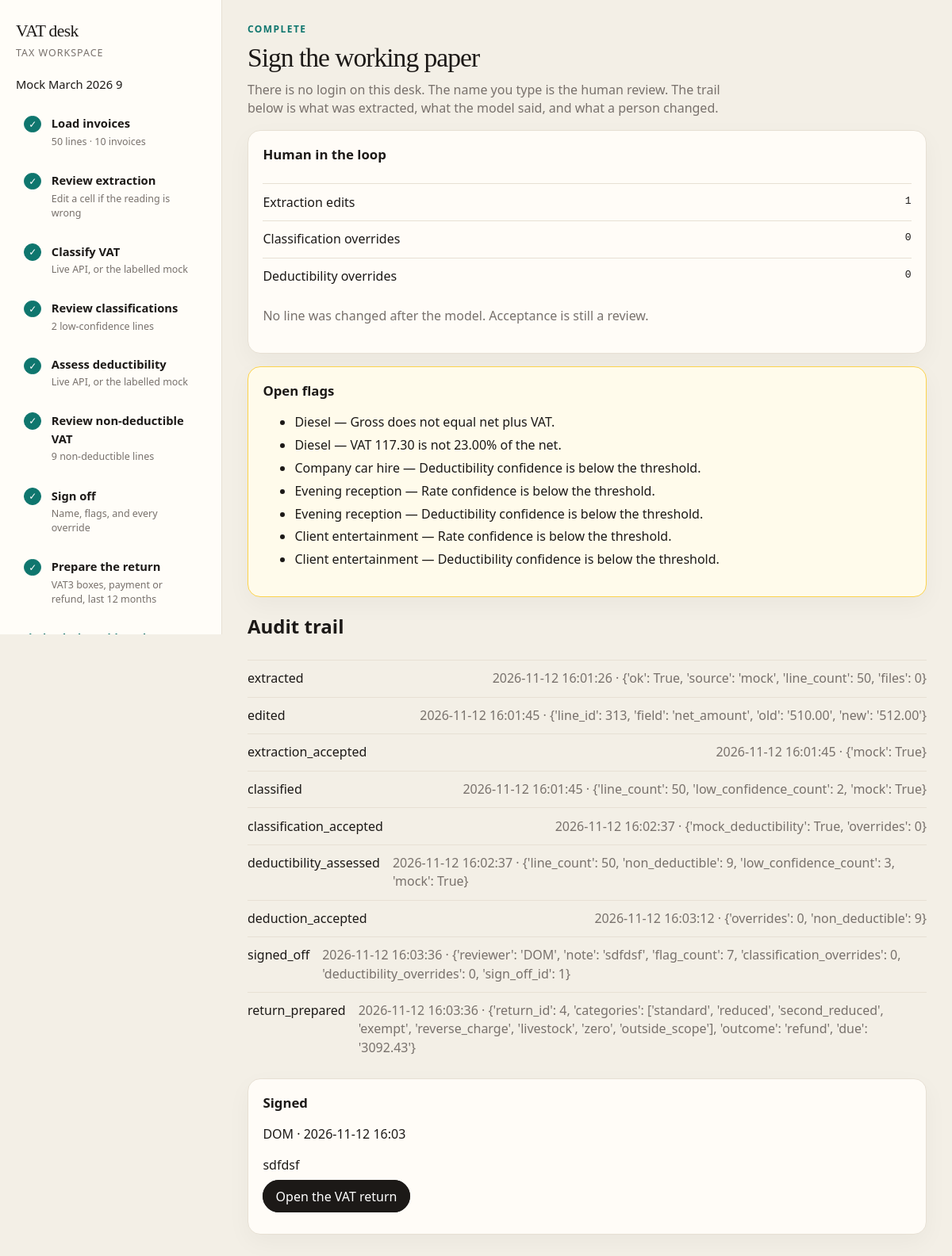
Page /batches/9/sign/ on the committed database.
### items/models.py (models this page shows, shortened)
class Batch(models.Model):
    EXTRACTED = "extracted"
    EXTRACTION_ACCEPTED = "extraction_accepted"
    CLASSIFIED = "classified"
    DEDUCTIBILITY = "deductibility"
    DEDUCTION_ACCEPTED = "deduction_accepted"
    RETURN_READY = "return_ready"
    STATUS_CHOICES = [
        (EXTRACTED, "Review extraction"),
        (EXTRACTION_ACCEPTED, "Classifying"),
        (CLASSIFIED, "Review VAT"),
        (DEDUCTIBILITY, "Review deductibility"),
        (DEDUCTION_ACCEPTED, "Sign off"),
        (RETURN_READY, "VAT return"),
    ]
    created = models.DateTimeField(auto_now_add=True)
    status = models.CharField(max_length=32, choices=STATUS_CHOICES, default=EXTRACTED)
    period_label = models.CharField(max_length=64, blank=True)
    class Meta:
        ordering = ["-created"]

class InvoiceLine(models.Model):
    invoice = models.ForeignKey(Invoice, related_name="lines", on_delete=models.CASCADE)
    supplier = models.CharField(max_length=255, blank=True)
    extracted_supplier = models.CharField(max_length=255, blank=True)
    invoice_number = models.CharField(max_length=64, blank=True)
    extracted_invoice_number = models.CharField(max_length=64, blank=True)
    invoice_date = models.CharField(max_length=32, blank=True)
    extracted_invoice_date = models.CharField(max_length=32, blank=True)
    currency = models.CharField(max_length=8, blank=True)
    extracted_currency = models.CharField(max_length=8, blank=True)
    description = models.TextField(blank=True)
    extracted_description = models.TextField(blank=True)
    net_amount = models.CharField(max_length=32, blank=True)
    extracted_net_amount = models.CharField(max_length=32, blank=True)
    vat_amount = models.CharField(max_length=32, blank=True)
    extracted_vat_amount = models.CharField(max_length=32, blank=True)
    gross_amount = models.CharField(max_length=32, blank=True)
    extracted_gross_amount = models.CharField(max_length=32, blank=True)
    category = models.CharField(max_length=32, blank=True)
    rate = models.CharField(max_length=32, blank=True)
    confidence = models.FloatField(null=True, blank=True)
    reason = models.TextField(blank=True)
    classification_error = models.TextField(blank=True)
    supply = models.CharField(max_length=16, blank=True)
    nature = models.CharField(max_length=16, blank=True)
    place_of_supply = models.CharField(max_length=16, blank=True)
    who_accounts = models.CharField(max_length=16, blank=True)
    classification_chain = models.JSONField(default=list, blank=True)
    model_category = models.CharField(max_length=32, blank=True)
    model_supply = models.CharField(max_length=16, blank=True)
    model_nature = models.CharField(max_length=16, blank=True)
    model_place = models.CharField(max_length=16, blank=True)
    model_who = models.CharField(max_length=16, blank=True)
    deductible = models.CharField(max_length=16, blank=True)
    deductible_percent = models.CharField(max_length=16, blank=True)
    deductible_vat = models.CharField(max_length=32, blank=True)
    blocked_reason = models.CharField(max_length=32, blank=True)
    deductibility_chain = models.JSONField(default=list, blank=True)
    deductibility_confidence = models.FloatField(null=True, blank=True)
    deductibility_reason = models.TextField(blank=True)
    deductibility_error = models.TextField(blank=True)
    model_deductible = models.CharField(max_length=16, blank=True)
    model_blocked = models.CharField(max_length=32, blank=True)
    model_percent = models.CharField(max_length=16, blank=True)
    class Meta:
        ordering = ["invoice_id", "id"]
    @property
    def low_confidence(self):
        if self.classification_error:
            return True
        if self.confidence is None:
            return False
        return self.confidence < float(settings.VAT_LOW_CONFIDENCE)
    @property
    def deductibility_low(self):
        if self.deductibility_error:
            return True
        if self.deductibility_confidence is None:
            return False
        return self.deductibility_confidence < float(settings.VAT_LOW_CONFIDENCE)
    @property
    def classification_overridden(self):
        return _differs(
            (self.model_category, self.category),
            (self.model_supply, self.supply),
            (self.model_nature, self.nature),
            (self.model_place, self.place_of_supply),
            (self.model_who, self.who_accounts),
        )
    @property
    def deductibility_overridden(self):
        return _differs(
            (self.model_deductible, self.deductible),
            (self.model_blocked, self.blocked_reason),
            (self.model_percent, self.deductible_percent),
        )

class AuditEvent(models.Model):
    batch = models.ForeignKey(Batch, related_name="events", on_delete=models.CASCADE)
    created = models.DateTimeField(auto_now_add=True)
    kind = models.CharField(max_length=40)
    payload = models.JSONField(default=dict, blank=True)
    class Meta:
        ordering = ["created", "id"]

class SignOff(models.Model):
    batch = models.OneToOneField(Batch, related_name="sign_off", on_delete=models.CASCADE)
    reviewer = models.CharField(max_length=120)
    note = models.TextField(blank=True)
    acknowledged = models.BooleanField(default=False)
    flag_count = models.PositiveIntegerField(default=0)
    flags = models.JSONField(default=list, blank=True)
    extraction_edits = models.PositiveIntegerField(default=0)
    classification_overrides = models.PositiveIntegerField(default=0)
    deductibility_overrides = models.PositiveIntegerField(default=0)
    created = models.DateTimeField(auto_now_add=True)

### items/views.py (the view, shortened to what this page needs)
# urls.py: path("batches/<int:pk>/sign/", views.batch_signoff, name="batch_signoff"),
def batch_signoff(request, pk):
    batch = get_object_or_404(Batch, pk=pk)
    if batch.status == Batch.DEDUCTIBILITY:
        return redirect("batch_deduct", pk=batch.pk)
    if batch.status in (Batch.EXTRACTED, Batch.EXTRACTION_ACCEPTED, Batch.CLASSIFIED):
        return _redirect_for_status(batch)
    lines = list(_lines(batch))
    flags = batch_flags(lines)
    evidence = _evidence(batch, lines)
    error = ""
    return render(
        request,
        "items/signoff.html",
        {
            "batch": batch,
            "flags": flags,
            "evidence": evidence,
            "error": error,
            "plan": workspace_plan(batch),
            "sign_off": getattr(batch, "sign_off", None) if batch.status == Batch.RETURN_READY else None,
        },
    )

### items/flags.py (called while the page is built)
def batch_flags(lines):
    numbers = {}
    for line in lines:
        number = (line.invoice_number or "").strip()
        if number:
            numbers.setdefault(number, set()).add(line.invoice_id)
    duplicates = {number for number, invoices in numbers.items() if len(invoices) > 1}
    found = []
    for line in lines:
        for text in line_flags(line, duplicate=(line.invoice_number or "").strip() in duplicates):
            found.append({"line_id": line.id, "description": line.description, "text": text})
    return found

def _deduct_flags(line):
    code = getattr(line, "deductible", "") or ""
    if not code:
        return []
    blocked = getattr(line, "blocked_reason", "") or ""
    flags = []
    if code == "full" and blocked not in BLOCKED_OK:
        flags.append(f"Marked fully deductible while the blocked-input reason is {blocked.replace('_', ' ')}.")
    if code == "none" and blocked in BLOCKED_OK and parse_amount(line.vat_amount) > MONEY_TOLERANCE:
        flags.append("Marked non-deductible with no blocked-input reason.")
    return flags

### items/models.py (called while the page is built)
def _differs(*pairs):
    for original, current in pairs:
        if original and original != current:
            return True
    return False

### items/plan.py (called while the page is built, shortened)
def _progress(status):
    if status == "return_ready":
        return set(STEPS), None

def _load_detail(batch, counts):
    if batch is None:
        return "Upload PDFs, or start from 50 mock lines"
    return f"{counts['lines']} lines · {counts['invoices']} invoices"

def _vat_detail(batch, counts):
    if batch is None or batch.status not in ("classified", "deductibility", "deduction_accepted", "return_ready"):
        return "Chain of supply, place, and rate"
    if counts["low"]:
        return f"{counts['low']} low-confidence lines"
    return "Every line is above the threshold"

def _deduct_detail(batch, counts):
    if batch is None or batch.status not in ("deductibility", "deduction_accepted", "return_ready"):
        return "Blocked inputs stay out of T2"
    blocked = InvoiceLine.objects.filter(invoice__batch=batch, deductible="none").count()
    if blocked:
        return f"{blocked} non-deductible lines"
    return "Nothing blocked"

### items/vat.py (called while the page is built)
def parse_amount(value):
    text = str(value or "").strip()
    for token in (",", "€", "EUR", "eur"):
        text = text.replace(token, "")
    text = text.strip()
    if not text:
        return Decimal("0.00")
    try:
        return Decimal(text)
    except InvalidOperation:
        return Decimal("0.00")

### items/templates/items/signoff.html (shortened to what this page needs)
{% extends "items/base.html" %}
{% block heading %}Sign the working paper{% endblock %}
{% block body %}
  <p class="lede">There is no login on this desk. The name you type is the human review. The trail below is what was extracted, what the model said, and what a person changed.</p>
  <section class="card" style="margin-bottom: 1rem;">
    <h2>Human in the loop</h2>
    <ul class="batch-list">
      <li><span>Extraction edits</span><span class="num">{{ evidence.extraction_edits }}</span></li>
      <li><span>Classification overrides</span><span class="num">{{ evidence.classification_overrides }}</span></li>
      <li><span>Deductibility overrides</span><span class="num">{{ evidence.deductibility_overrides }}</span></li>
    </ul>
    {% if evidence.overrides %}
    <ul>
      {% for row in evidence.overrides %}
      <li><strong>{{ row.description }}</strong> — {{ row.changes|join:", " }}</li>
      {% endfor %}
    </ul>
    {% else %}
    <p class="muted">No line was changed after the model. Acceptance is still a review.</p>
    {% endif %}
  </section>
  {% if flags %}
  <section class="card anomaly" style="margin-bottom: 1rem;">
    <h2>Open flags</h2>
    <ul>
      {% for flag in flags %}
      <li>{{ flag.description }} — {{ flag.text }}</li>
      {% endfor %}
    </ul>
  </section>
  {% else %}
  <p class="muted">No arithmetic, invoice, or blocked-input flags are open.</p>
  {% endif %}
  <h2>Audit trail</h2>
  <ul class="batch-list">
    {% for event in evidence.events %}
    <li>
      <span>{{ event.kind }}</span>
      <span class="muted">{{ event.created|date:"Y-m-d H:i:s" }} · {{ event.payload }}</span>
    </li>
    {% endfor %}
  </ul>
  {% if batch.status == "deduction_accepted" %}
  <form method="post" data-step="return" style="margin-top: 1.2rem;">
    {% csrf_token %}
    <p><input type="text" name="reviewer" placeholder="Your name" required></p>
    <p><textarea name="note" rows="3" placeholder="What you checked, and anything you overrode"></textarea></p>
    {% if flags %}
    <p><label><input type="checkbox" name="acknowledge" value="on"> I have reviewed every flag.</label></p>
    {% endif %}
    {% if error %}<p class="error">{{ error }}</p>{% endif %}
    <div class="actions">
      <button type="submit" data-wait name="action" value="sign">Sign and prepare the return</button>
    </div>
  </form>
  {% elif sign_off %}
  <section class="card" style="margin-top: 1rem;">
    <h2>Signed</h2>
    <p>{{ sign_off.reviewer }} · {{ sign_off.created|date:"Y-m-d H:i" }}</p>
    {% if sign_off.note %}<p>{{ sign_off.note }}</p>{% endif %}
    <p><a class="button" href="{% url 'batch_return' batch.pk %}">Open the VAT return</a></p>
  </section>
  {% endif %}
{% endblock %}

### items/templates/items/base.html (shortened to what this page needs)
<!DOCTYPE html>
<html lang="en">
<head>
</head>
<body>
  <div class="shell">
    <aside class="plan">
      <div class="brand"><a href="{% url 'batch_list' %}">VAT desk</a></div>
      <p class="eyebrow">Tax workspace</p>
      {% if batch %}<p class="batch-name">{{ batch.period_label|default:"Batch" }} {{ batch.pk }}</p>{% endif %}
      <ol class="steps">
        {% for step in plan.steps %}
        <li class="step {{ step.state }}">
          <span class="mark">{% if step.state == "done" %}✓{% elif step.state == "current" %}●{% else %}○{% endif %}</span>
          <div>
            {% if step.href %}<a class="step-title" href="{{ step.href }}">{{ step.title }}</a>{% else %}<div class="step-title">{{ step.title }}</div>{% endif %}
            <div class="step-detail">{{ step.detail }}</div>
          </div>
        </li>
        {% endfor %}
      </ol>
      {% if batch %}<a class="dash-link" href="{% url 'batch_desk' batch.pk %}">Ask the desk</a>{% endif %}
      <a class="dash-link" href="{% url 'dashboard' %}">Dashboard</a>
    </aside>
    <main>
      <p class="kicker">{{ plan.kicker }}</p>
      <h1>{% block heading %}{{ plan.current_title }}{% endblock %}</h1>
      {% block body %}{% endblock %}
    </main>
  </div>
</body>
</html>

### items/templates/items/base.html (style rules this page uses)
:root { color-scheme: light; --bg: #f3efe6; --ink: #1c1917; --muted: #78716c; --line: #e7e0d4; --card: #fffcf7; --teal: #0f766e; --teal-soft: #ccfbf1; --amber: #fef3c7; --amber-ink: #92400e; --danger: #b91c1c; }
* { box-sizing: border-box; }
body { margin: 0; min-height: 100vh; background: var(--bg); color: var(--ink); font-family: "Avenir Next", "Segoe UI", sans-serif; line-height: 1.45; }
a { color: inherit; }
.shell { display: grid; grid-template-columns: 280px 1fr; min-height: 100vh; }
.plan { position: sticky; top: 0; height: 100vh; padding: 1.5rem 1.25rem; background: #fffdf8; border-right: 1px solid var(--line); overflow: auto; }
.brand { font-family: Palatino, "Iowan Old Style", Georgia, serif; font-size: 1.35rem; letter-spacing: -0.03em; }
.brand a { text-decoration: none; }
.eyebrow { margin: 0.2rem 0 1.2rem; color: var(--muted); font-size: 0.78rem; letter-spacing: 0.08em; text-transform: uppercase; }
.batch-name { margin: 0 0 1rem; font-size: 0.92rem; }
.steps { list-style: none; margin: 0; padding: 0; display: flex; flex-direction: column; gap: 0.35rem; }
.step { display: grid; grid-template-columns: 1.6rem 1fr; gap: 0.55rem; padding: 0.7rem 0.65rem; border-radius: 12px; }
.mark { width: 1.35rem; height: 1.35rem; border-radius: 999px; display: grid; place-items: center; font-size: 0.75rem; margin-top: 0.1rem; border: 1px solid var(--line); background: #fff; }
.step.done .mark { background: var(--teal); color: white; border-color: var(--teal); }
.step-title { font-weight: 600; font-size: 0.92rem; text-decoration: none; }
.step-detail { color: var(--muted); font-size: 0.78rem; margin-top: 0.15rem; }
main { padding: 1.75rem 2rem 3rem; max-width: 1180px; }
.kicker { margin: 0; color: var(--teal); font-size: 0.75rem; letter-spacing: 0.12em; text-transform: uppercase; font-weight: 700; }
h1 { font-family: Palatino, "Iowan Old Style", Georgia, serif; font-size: 2.1rem; font-weight: 500; letter-spacing: -0.03em; margin: 0.25rem 0; }
.lede { color: var(--muted); max-width: 40rem; margin-top: 0; }
.card { background: var(--card); border: 1px solid var(--line); border-radius: 16px; padding: 1.1rem 1.15rem 1.2rem; box-shadow: 0 10px 30px rgba(28, 25, 23, 0.04); }
.card h2 { margin: 0 0 0.35rem; font-size: 1.05rem; }
button, .button { font: inherit; border-radius: 999px; padding: 0.55rem 0.95rem; cursor: pointer; text-decoration: none; border: 1px solid var(--ink); background: var(--ink); color: white; }
.num { font-variant-numeric: tabular-nums; font-family: ui-monospace, "SF Mono", monospace; font-size: 0.82rem; }
.muted { color: var(--muted); }
.batch-list { list-style: none; padding: 0; margin: 1.5rem 0 0; }
.batch-list li { display: flex; justify-content: space-between; gap: 1rem; padding: 0.7rem 0; border-top: 1px solid var(--line); }
.dash-link { display: inline-block; margin-top: 1.2rem; color: var(--teal); font-size: 0.85rem; font-weight: 650; text-decoration: none; }
.anomaly { border-color: #fcd34d; background: #fffbeb; margin: 1rem 0; }
.anomaly li { margin: 0.35rem 0; }

### rows in the picture
Batch: period_label "Mock March 2026", pk "9"
InvoiceLine: description "Diesel" "Diesel"
InvoiceLine: description "Company car hire"
InvoiceLine: description "Evening reception" "Evening reception"
InvoiceLine: description "Client entertainment" "Client entertainment"
AuditEvent: kind "extracted", created "2026-11-12 16:01:26", payload "{'ok': True, 'source': 'mock', 'line_count': 50, 'files': 0}"
AuditEvent: kind "edited", created "2026-11-12 16:01:45", payload "{'line_id': 313, 'field': 'net_amount', 'old': '510.00', 'new': '512.00'}"
AuditEvent: kind "extraction_accepted", created "2026-11-12 16:01:45", payload "{'mock': True}"
AuditEvent: kind "classified", created "2026-11-12 16:01:45", payload "{'line_count': 50, 'low_confidence_count': 2, 'mock': True}"
AuditEvent: kind "classification_accepted", created "2026-11-12 16:02:37", payload "{'mock_deductibility': True, 'overrides': 0}"
AuditEvent: kind "deductibility_assessed", created "2026-11-12 16:02:37", payload "{'line_count': 50, 'non_deductible': 9, 'low_confidence_count': 3, 'mock': True}"
AuditEvent: kind "deduction_accepted", created "2026-11-12 16:03:12", payload "{'overrides': 0, 'non_deductible': 9}"
AuditEvent: kind "signed_off", created "2026-11-12 16:03:36", payload "{'reviewer': 'DOM', 'note': 'sdfdsf', 'flag_count': 7, 'classification_overrides': 0, 'deductibility_overrides': 0, 'sign_off_id': 1}"
AuditEvent: kind "return_prepared", created "2026-11-12 16:03:36", payload "{'return_id': 4, 'categories': ['standard', 'reduced', 'second_reduced', 'exempt', 'reverse_charge', 'livestock', 'zero', 'outside_scope'], 'outcome': 'refund', 'due': '3092.43'}"
SignOff: reviewer "DOM", created "2026-11-12 16:03", note "sdfdsf"

### other values in the picture
{{ step.title }} "Load invoices" "Review extraction" "Classify VAT" "Review classifications" "Review non-deductible VAT" "Sign off" "Prepare the return"
{{ step.detail }} "50 lines · 10 invoices" "Edit a cell if the reading is wrong" "Live API, or the labelled mock" "2 low-confidence lines" "Live API, or the labelled mock" "9 non-deductible lines" "Name, flags, and every override" "VAT3 boxes, payment or refund, last 12 months"
{{ step.title }} "Assess deductibility"
{{ plan.kicker }} "COMPLETE"
{{ evidence.extraction_edits }} "1"
{{ evidence.classification_overrides }} "0"
{{ evidence.deductibility_overrides }} "0"
{{ flag.text }} "Gross does not equal net plus VAT." "VAT 117.30 is not 23.00% of the net." "Deductibility confidence is below the threshold." "Rate confidence is below the threshold." "Deductibility confidence is below the threshold." "Rate confidence is below the threshold." "Deductibility confidence is below the threshold."
